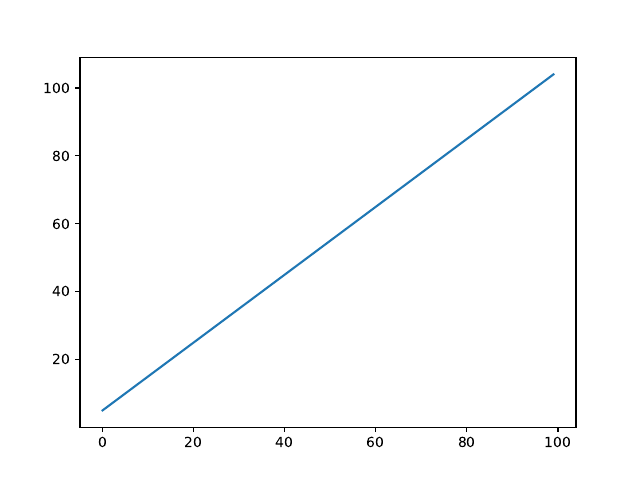

This figure's Python source:
import matplotlib.pyplot as plt
import numpy as np

x = [i for i in range(100)]
y = [i for i in range(5, 105)]
print(x)
print(y)
figure = plt.figure()
plt.plot(x, y)
plt.show()
plt.savefig("caogao.pdf")